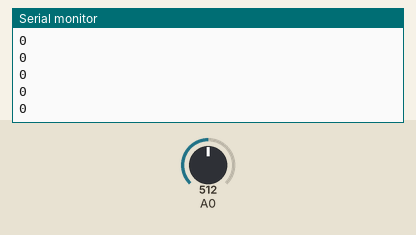
The sketch below on a simulated Arduino Uno, built with avr-gcc and run on an emulated ATmega328P. On the bench: the last lines printed to the serial monitor. The inputs (shaded band) are chosen by the test bench; at power-on: A0 = 512.

Above: at 3.2 s.
3.3 s: A0 set to 716
At 4.1 s:
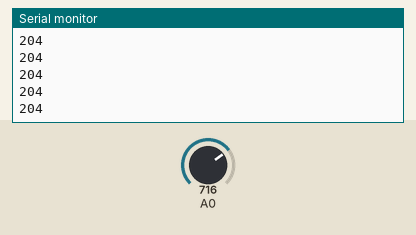
4.8 s: A0 set to 900
At 5.5 s:
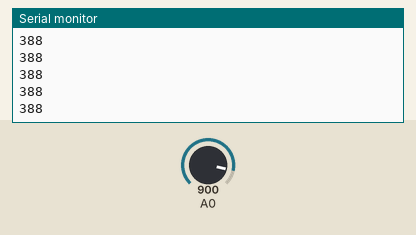
Timing chart, 0 to 7.8 s (numbered marks = the images above; inputs shaded):
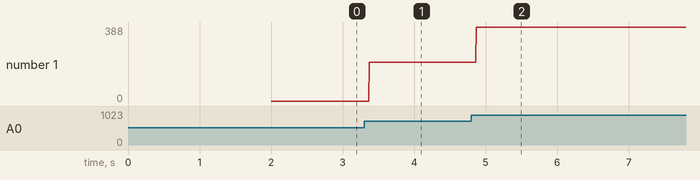

The sketch:

ARDUINO_MIC_TEST.ino
```cpp
int micValue = 0;
int maxAbs = 0;

void setup() {
  // put your setup code here, to run once:
  Serial.begin(9600);
  delay(2000);
}

void loop() {
  // put your main code here, to run repeatedly:
  micValue = analogRead(A0);
  //Serial.print(micValue);
  //Serial.print(" ");
  micValue = abs(micValue - 512);
  Serial.println(micValue);
  if (micValue > maxAbs) {
    maxAbs = micValue;
    //Serial.println(maxAbs);
  }
}
```

Measured:
- after the input at 3.3 s, the serial monitor: prints a new line after 0.07 s (image 1)
- after the input at 4.8 s, the serial monitor: prints a new line after 0.07 s (image 2)
- plotted number 1: 0 → 204 after the input at 3.3 s, 204 → 38 after the input at 4.8 s
